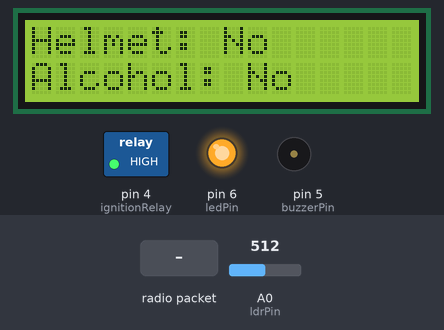
Bench run of a sketch on a simulated Arduino Uno, built with avr-gcc and run on an emulated ATmega328P. Shown: 16×2 character LCD, switched loads named in the sketch (green lamp = pin HIGH), output pins drawn as LEDs (lit = HIGH), buzzer (waves = sounding, pin HIGH). The test bench sets the inputs (shaded band); at power-on: A0 (ldrPin) = 512. No radio packets arrive unless stated.

Above: at 2.2 s.
2.3 s: A0 (ldrPin) set to 585
5.3 s: A0 (ldrPin) set to 618
At 5.8 s:
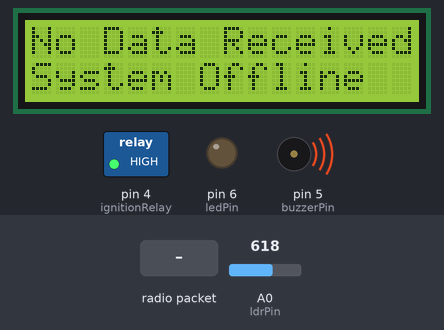
6.8 s: radio packet "1" arrives
At 8.2 s:
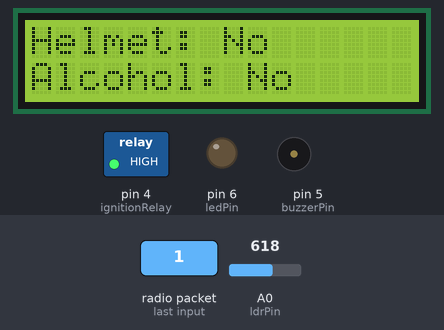
8.6 s: A0 (ldrPin) set to 590
At 11.0 s:
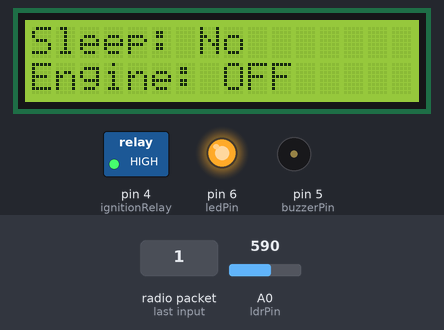
11.6 s: radio packet "0" arrives
At 13.8 s:
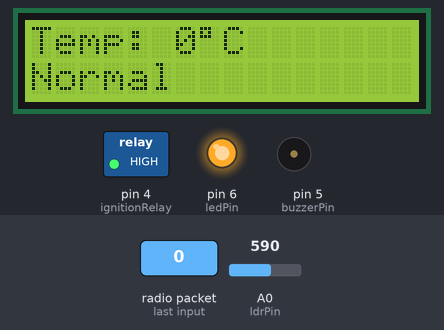
14.6 s: A0 (ldrPin) set to 610
At 16.6 s:
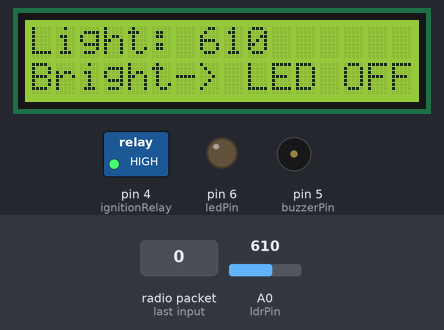
Timing chart, 0 to 18.2 s (numbered marks = the images above; inputs shaded):
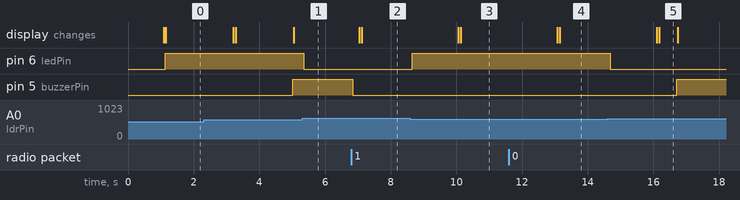

The sketch:

Transmitter.ino
```cpp
/*
  Smart Helmet Receiver Code (with Temperature + LDR Auto Light)
  - Receives "H,A,S,T"
  - Controls engine relay
  - Displays Helmet, Alcohol, Sleep, Engine, Temperature
  - Warns if too hot
  - Auto Light Activation: LED turns ON in darkness (via LDR)
*/

#include <Wire.h>
#include <LiquidCrystal_I2C.h>
#include <RH_ASK.h>
#include <SPI.h>

// ==== CONFIG ====
#define ACTIVE_LOW_RELAY 1   // 1 = LOW turns relay ON; 0 = HIGH turns relay ON
// =================

LiquidCrystal_I2C lcd(0x27, 16, 2);
RH_ASK rf_driver(2000, 11, 12, 0);

const int ignitionRelay = 4;
const int buzzerPin     = 5;
const int ldrPin        = A0;   // LDR connected to analog pin A0
const int ledPin        = 6;    // LED connected to pin 6

// Threshold (adjust based on your LDR setup)
const int ldrThreshold  = 600;

String str_helmet = "0", str_alcohol = "0", str_sleep = "0", str_temp = "0";
int helmetStatus = 0, alcoholLevel = 0, sleepStatus = 0, tempValue = 0;
bool engineState = false;

unsigned long lastReceivedTime = 0;
const unsigned long timeout = 5000;

int page = 0, lastPage = -1;
unsigned long lastPageSwitch = 0;
const unsigned long pageInterval = 3000;

void setEngineOutput(bool on) {
#if ACTIVE_LOW_RELAY
  digitalWrite(ignitionRelay, on ? LOW : HIGH);
#else
  digitalWrite(ignitionRelay, on ? HIGH : LOW);
#endif
}

void setup() {
  Serial.begin(115200);
  rf_driver.init();

  pinMode(ignitionRelay, OUTPUT);
  pinMode(buzzerPin, OUTPUT);
  pinMode(ledPin, OUTPUT);
  pinMode(ldrPin, INPUT);

  // Safe defaults: engine OFF, buzzer OFF, LED OFF
#if ACTIVE_LOW_RELAY
  digitalWrite(ignitionRelay, HIGH);
#else
  digitalWrite(ignitionRelay, LOW);
#endif
  digitalWrite(buzzerPin, LOW);
  digitalWrite(ledPin, LOW);

  lcd.init();
  lcd.backlight();
  lcd.setCursor(0, 0);
  lcd.print("Smart Helmet");
  delay(1000);
  lcd.clear();
}

int readLDR() {
  // Average multiple readings to stabilize LDR value
  int sum = 0;
  for (int i = 0; i < 10; i++) {
    sum += analogRead(ldrPin);
    delay(5);
  }
  return sum / 10;
}

void loop() {
  uint8_t buf[30];
  uint8_t buflen = sizeof(buf) - 1;

  // === Receive RF Data ===
  if (rf_driver.recv(buf, &buflen)) {
    buf[buflen] = 0;
    String str_out = String((char*)buf);
    lastReceivedTime = millis();

    int c1 = str_out.indexOf(',');
    int c2 = str_out.indexOf(',', c1 + 1);
    int c3 = str_out.indexOf(',', c2 + 1);

    if (c1 > 0 && c2 > c1 && c3 > c2) {
      str_helmet  = str_out.substring(0, c1);
      str_alcohol = str_out.substring(c1 + 1, c2);
      str_sleep   = str_out.substring(c2 + 1, c3);
      str_temp    = str_out.substring(c3 + 1);

      helmetStatus = str_helmet.toInt();
      alcoholLevel = str_alcohol.toInt();
      sleepStatus  = str_sleep.toInt();
      tempValue    = str_temp.toInt();

      // Engine ON only if helmet=1, alcohol=0, sleep=0
      engineState = (helmetStatus == 1) && (alcoholLevel == 0) && (sleepStatus == 0);
      setEngineOutput(engineState);

      Serial.print("RX: ");
      Serial.println(str_out);
    }
  }

  // === Timeout Handling ===
  bool timeoutActive = (millis() - lastReceivedTime > timeout);
  if (timeoutActive) {
    digitalWrite(buzzerPin, HIGH);
    if (page != 99) {
      lcd.clear();
      lcd.print("No Data Received");
      lcd.setCursor(0, 1);
      lcd.print("System Offline");
      page = 99;
    }
  } else {
    digitalWrite(buzzerPin, LOW);
  }

  // === Page Switching ===
  if (!timeoutActive && millis() - lastPageSwitch > pageInterval) {
    lastPageSwitch = millis();
    page = (page + 1) % 4; // 4 pages (Helmet/Alcohol, Sleep/Engine, Temp, LDR)
    delay(200);
  }

  if (!timeoutActive && page != lastPage) {
    lcd.clear();
    lastPage = page;
  }

  // === Auto Light Control ===
  int ldrValue = readLDR();
  if (ldrValue < ldrThreshold) {
    digitalWrite(ledPin, HIGH); // Turn ON LED in darkness
  } else {
    digitalWrite(ledPin, LOW);  // Turn OFF LED in light
  }

  // === Display Pages ===
  if (!timeoutActive) {
    switch (page) {
      case 0:  // Helmet & Alcohol
        lcd.setCursor(0, 0);
        lcd.print("Helmet: ");
        lcd.print(helmetStatus ? "Yes" : "No ");

        lcd.setCursor(0, 1);
        lcd.print("Alcohol: ");
        lcd.print(alcoholLevel ? "Yes" : "No ");
        break;

      case 1:  // Sleep & Engine
        lcd.setCursor(0, 0);
        lcd.print("Sleep: ");
        lcd.print(sleepStatus ? "Yes" : "No ");

        lcd.setCursor(0, 1);
        lcd.print("Engine: ");
        lcd.print(engineState ? "ON " : "OFF");
        break;

      case 2:  // Temperature Page
        lcd.setCursor(0, 0);
        lcd.print("Temp: ");
        lcd.print(tempValue);
        lcd.print((char)223); // degree symbol
        lcd.print("C");

        lcd.setCursor(0, 1);
        if (tempValue >= 35) {
          lcd.print("WARNING: HOT! ");
        } else {
          lcd.print("Normal        ");
        }
        break;

      case 3:  // LDR & Light Page
        lcd.setCursor(0, 0);
        lcd.print("Light: ");
        lcd.print(ldrValue);

        lcd.setCursor(0, 1);
        if (ldrValue < ldrThreshold) {
          lcd.print("Dark -> LED ON ");
        } else {
          lcd.print("Bright-> LED OFF");
        }
        break;
    }
  }
}
```

Measured:
- the behaviour switches between 599 and 600 on A0 (ldrPin) (found by bisection; images 0 and 1)
- after the input at 5.3 s, pin 6 (ledPin): HIGH → LOW after 0.05 s
- after the input at 6.8 s, pin 5 (buzzerPin): HIGH → LOW at once; the display: first changes after 0.24 s (image 2 shows a later state)
- after the input at 8.6 s, pin 6 (ledPin): LOW → HIGH after 0.05 s
- after the input at 11.6 s, pin 5 (buzzerPin): stays LOW (without the input it goes to HIGH after 0.26 s); the display: first changes after 1.5 s (image 4 shows a later state)
- after the input at 14.6 s, pin 6 (ledPin): HIGH → LOW after 0.08 s; the display: first differs from a run without the input after 1.6 s (image 5)
- what the display in image 5 shows lasts 0.5 s, from 16.2 s to 16.7 s
